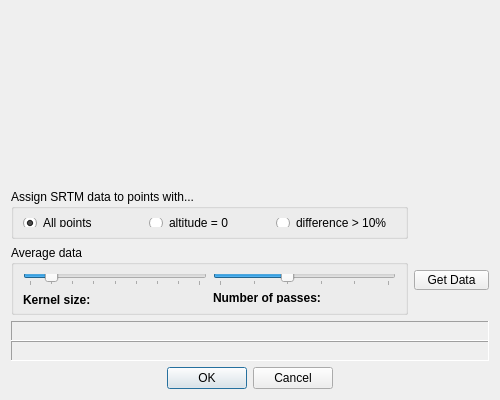
<?xml version="1.0" encoding="UTF-8"?>
<ui version="4.0">
 <class>Dialog_srtm</class>
 <widget class="QDialog" name="Dialog_srtm">
  <property name="geometry">
   <rect>
    <x>0</x>
    <y>0</y>
    <width>500</width>
    <height>400</height>
   </rect>
  </property>
  <property name="minimumSize">
   <size>
    <width>500</width>
    <height>400</height>
   </size>
  </property>
  <property name="windowTitle">
   <string>Get Altitude From Database</string>
  </property>
  <property name="windowIcon">
   <iconset resource="../resources.qrc">
    <normaloff>:/images/log.png</normaloff>:/images/log.png</iconset>
  </property>
  <layout class="QVBoxLayout" name="verticalLayout">
   <item>
    <widget class="QCustomPlotExt" name="widgetPlot" native="true">
     <property name="sizePolicy">
      <sizepolicy hsizetype="Expanding" vsizetype="Expanding">
       <horstretch>0</horstretch>
       <verstretch>0</verstretch>
      </sizepolicy>
     </property>
    </widget>
   </item>
   <item>
    <layout class="QGridLayout" name="gridLayout_2">
     <item row="0" column="0">
      <widget class="QGroupBox" name="groupBoxOption">
       <property name="sizePolicy">
        <sizepolicy hsizetype="Preferred" vsizetype="Fixed">
         <horstretch>0</horstretch>
         <verstretch>0</verstretch>
        </sizepolicy>
       </property>
       <property name="minimumSize">
        <size>
         <width>0</width>
         <height>50</height>
        </size>
       </property>
       <property name="maximumSize">
        <size>
         <width>16777215</width>
         <height>50</height>
        </size>
       </property>
       <property name="title">
        <string>Assign SRTM data to points with...</string>
       </property>
       <layout class="QHBoxLayout" name="horizontalLayout">
        <item>
         <widget class="QRadioButton" name="radioButton_1">
          <property name="text">
           <string>All points</string>
          </property>
          <property name="checked">
           <bool>true</bool>
          </property>
         </widget>
        </item>
        <item>
         <widget class="QRadioButton" name="radioButton_2">
          <property name="text">
           <string>altitude = 0</string>
          </property>
         </widget>
        </item>
        <item>
         <widget class="QRadioButton" name="radioButton_3">
          <property name="text">
           <string>difference &gt; 10%</string>
          </property>
         </widget>
        </item>
       </layout>
      </widget>
     </item>
     <item row="1" column="0">
      <widget class="QGroupBox" name="groupBox">
       <property name="minimumSize">
        <size>
         <width>0</width>
         <height>70</height>
        </size>
       </property>
       <property name="maximumSize">
        <size>
         <width>16777215</width>
         <height>70</height>
        </size>
       </property>
       <property name="title">
        <string>Average data</string>
       </property>
       <layout class="QGridLayout" name="gridLayout">
        <item row="1" column="1">
         <layout class="QHBoxLayout" name="horizontalLayout_5">
          <item>
           <widget class="QLabel" name="label_3">
            <property name="minimumSize">
             <size>
              <width>110</width>
              <height>0</height>
             </size>
            </property>
            <property name="maximumSize">
             <size>
              <width>110</width>
              <height>16777215</height>
             </size>
            </property>
            <property name="font">
             <font>
              <weight>75</weight>
              <bold>true</bold>
             </font>
            </property>
            <property name="text">
             <string>Number of passes:</string>
            </property>
           </widget>
          </item>
          <item>
           <widget class="QLabel" name="labelNumPasses">
            <property name="text">
             <string/>
            </property>
           </widget>
          </item>
         </layout>
        </item>
        <item row="1" column="0">
         <layout class="QHBoxLayout" name="horizontalLayout_4">
          <item>
           <widget class="QLabel" name="label">
            <property name="minimumSize">
             <size>
              <width>70</width>
              <height>16</height>
             </size>
            </property>
            <property name="maximumSize">
             <size>
              <width>70</width>
              <height>16</height>
             </size>
            </property>
            <property name="font">
             <font>
              <weight>75</weight>
              <bold>true</bold>
             </font>
            </property>
            <property name="text">
             <string>Kernel size:</string>
            </property>
           </widget>
          </item>
          <item>
           <widget class="QLabel" name="labelKernelSize">
            <property name="text">
             <string/>
            </property>
           </widget>
          </item>
         </layout>
        </item>
        <item row="0" column="1">
         <widget class="QSlider" name="horizontalSliderNumPasses">
          <property name="maximum">
           <number>5</number>
          </property>
          <property name="pageStep">
           <number>1</number>
          </property>
          <property name="value">
           <number>2</number>
          </property>
          <property name="orientation">
           <enum>Qt::Horizontal</enum>
          </property>
          <property name="tickPosition">
           <enum>QSlider::TicksBelow</enum>
          </property>
         </widget>
        </item>
        <item row="0" column="0">
         <widget class="QSlider" name="horizontalSliderKernelSize">
          <property name="minimum">
           <number>2</number>
          </property>
          <property name="maximum">
           <number>10</number>
          </property>
          <property name="pageStep">
           <number>1</number>
          </property>
          <property name="value">
           <number>3</number>
          </property>
          <property name="orientation">
           <enum>Qt::Horizontal</enum>
          </property>
          <property name="tickPosition">
           <enum>QSlider::TicksBelow</enum>
          </property>
         </widget>
        </item>
       </layout>
      </widget>
     </item>
     <item row="1" column="1">
      <widget class="QPushButton" name="pushButtonFetchData">
       <property name="sizePolicy">
        <sizepolicy hsizetype="Fixed" vsizetype="Fixed">
         <horstretch>0</horstretch>
         <verstretch>0</verstretch>
        </sizepolicy>
       </property>
       <property name="minimumSize">
        <size>
         <width>75</width>
         <height>20</height>
        </size>
       </property>
       <property name="maximumSize">
        <size>
         <width>75</width>
         <height>20</height>
        </size>
       </property>
       <property name="text">
        <string>Get Data</string>
       </property>
      </widget>
     </item>
    </layout>
   </item>
   <item>
    <layout class="QVBoxLayout" name="verticalLayout_3">
     <property name="spacing">
      <number>0</number>
     </property>
     <item>
      <widget class="QLabel" name="labelNotFound">
       <property name="sizePolicy">
        <sizepolicy hsizetype="Preferred" vsizetype="Fixed">
         <horstretch>0</horstretch>
         <verstretch>0</verstretch>
        </sizepolicy>
       </property>
       <property name="minimumSize">
        <size>
         <width>0</width>
         <height>20</height>
        </size>
       </property>
       <property name="maximumSize">
        <size>
         <width>16777215</width>
         <height>20</height>
        </size>
       </property>
       <property name="palette">
        <palette>
         <active>
          <colorrole role="WindowText">
           <brush brushstyle="SolidPattern">
            <color alpha="255">
             <red>255</red>
             <green>0</green>
             <blue>0</blue>
            </color>
           </brush>
          </colorrole>
         </active>
         <inactive>
          <colorrole role="WindowText">
           <brush brushstyle="SolidPattern">
            <color alpha="255">
             <red>255</red>
             <green>0</green>
             <blue>0</blue>
            </color>
           </brush>
          </colorrole>
         </inactive>
         <disabled>
          <colorrole role="WindowText">
           <brush brushstyle="SolidPattern">
            <color alpha="255">
             <red>120</red>
             <green>120</green>
             <blue>120</blue>
            </color>
           </brush>
          </colorrole>
         </disabled>
        </palette>
       </property>
       <property name="frameShape">
        <enum>QFrame::Panel</enum>
       </property>
       <property name="frameShadow">
        <enum>QFrame::Sunken</enum>
       </property>
       <property name="text">
        <string/>
       </property>
      </widget>
     </item>
     <item>
      <widget class="QLabel" name="labelDownload">
       <property name="sizePolicy">
        <sizepolicy hsizetype="Preferred" vsizetype="Fixed">
         <horstretch>0</horstretch>
         <verstretch>0</verstretch>
        </sizepolicy>
       </property>
       <property name="minimumSize">
        <size>
         <width>0</width>
         <height>20</height>
        </size>
       </property>
       <property name="maximumSize">
        <size>
         <width>16777215</width>
         <height>20</height>
        </size>
       </property>
       <property name="frameShape">
        <enum>QFrame::Panel</enum>
       </property>
       <property name="frameShadow">
        <enum>QFrame::Sunken</enum>
       </property>
       <property name="text">
        <string/>
       </property>
      </widget>
     </item>
    </layout>
   </item>
   <item>
    <widget class="QDialogButtonBox" name="buttonBox">
     <property name="orientation">
      <enum>Qt::Horizontal</enum>
     </property>
     <property name="standardButtons">
      <set>QDialogButtonBox::Cancel|QDialogButtonBox::Ok</set>
     </property>
     <property name="centerButtons">
      <bool>true</bool>
     </property>
    </widget>
   </item>
  </layout>
 </widget>
 <customwidgets>
  <customwidget>
   <class>QCustomPlotExt</class>
   <extends>QWidget</extends>
   <header>qcustomplotext.h</header>
   <container>1</container>
  </customwidget>
 </customwidgets>
 <resources>
  <include location="../resources.qrc"/>
 </resources>
 <connections>
  <connection>
   <sender>buttonBox</sender>
   <signal>accepted()</signal>
   <receiver>Dialog_srtm</receiver>
   <slot>accept()</slot>
   <hints>
    <hint type="sourcelabel">
     <x>248</x>
     <y>254</y>
    </hint>
    <hint type="destinationlabel">
     <x>157</x>
     <y>274</y>
    </hint>
   </hints>
  </connection>
  <connection>
   <sender>buttonBox</sender>
   <signal>rejected()</signal>
   <receiver>Dialog_srtm</receiver>
   <slot>reject()</slot>
   <hints>
    <hint type="sourcelabel">
     <x>316</x>
     <y>260</y>
    </hint>
    <hint type="destinationlabel">
     <x>286</x>
     <y>274</y>
    </hint>
   </hints>
  </connection>
 </connections>
</ui>
